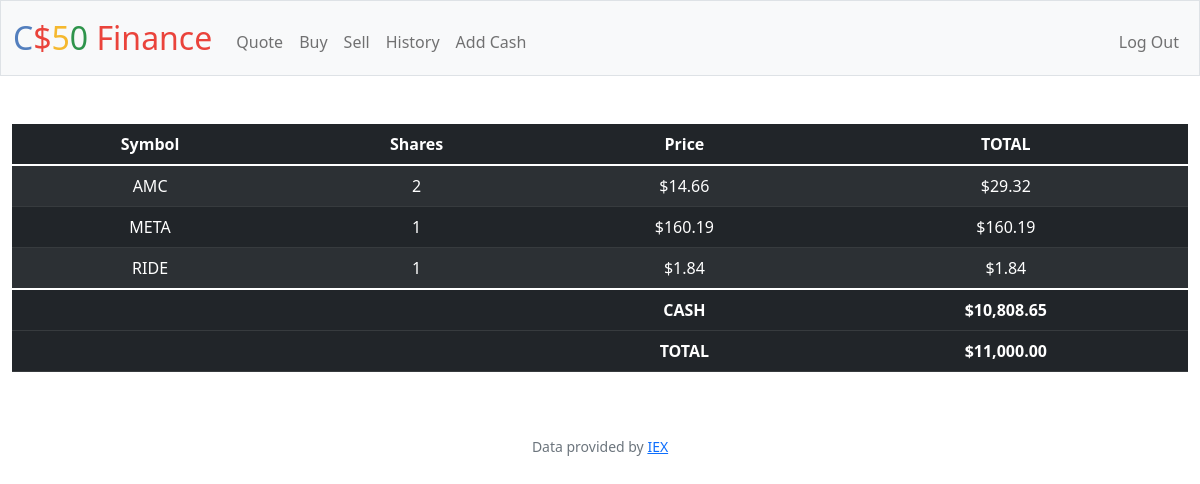
/ (signed in), run on the app's committed database.
### tables this page shows
CREATE TABLE 'transactions' ('id' INTEGER PRIMARY KEY AUTOINCREMENT NOT NULL, 'user_id' INTEGER, 'symbol' TEXT,'shares' INTEGER,'price' REAL, 'date' DATETIME);

CREATE TABLE users (id INTEGER PRIMARY KEY AUTOINCREMENT NOT NULL, username TEXT NOT NULL, hash TEXT NOT NULL, cash NUMERIC NOT NULL DEFAULT 10000.00);

### app.py (the view)
@app.route("/")
@login_required
def index():
    user_id = session["user_id"]
    transaction_db = db.execute("SELECT symbol,SUM(shares) AS shares,price,SUM(shares)*price AS total_price FROM transactions WHERE user_id = ? GROUP BY symbol", user_id)
    cash_db = db.execute("SELECT cash FROM users WHERE id = ?", user_id)
    cash = cash_db[0]["cash"]
    total = cash
    for stock in transaction_db:
        total += stock["total_price"]
    return render_template("index.html", database=transaction_db, cash=cash, total = total, usd = usd)

### app.py (called while the page is built)
@app.after_request
def after_request(response):
    response.headers["Cache-Control"] = "no-cache, no-store, must-revalidate"
    response.headers["Expires"] = 0
    response.headers["Pragma"] = "no-cache"
    return response

### helpers.py (called while the page is built)
def login_required(f):
    @wraps(f)
    def decorated_function(*args, **kwargs):
        if session.get("user_id") is None:
            return redirect("/login")
        return f(*args, **kwargs)
    return decorated_function

def usd(value):
    return f"${value:,.2f}"

### templates/index.html (shortened to what this page needs)
{% extends "layout.html" %}
{% block main %}
<table class="table table-dark table-striped">
    <thead>
        <tr>
            <th scope="col">Symbol</th>
            <th scope="col">Shares</th>
            <th scope="col">Price</th>
            <th scope="col">TOTAL</th>
        </tr>
    </thead>
    <tbody>
        {% for row in database %}
        <tr>
            <td>{{ row["symbol"] }}</td>
            <td>{{ row["shares"] }}</td>
            <td>{{ usd(row["price"]) }}</td>
            <td>{{ usd(row["total_price"]) }}</td>
        </tr>
        {% endfor %}
    </tbody>
    <tfoot>
        <tr>
            <td></td>
            <td></td>
            <th scope="1">CASH</th>
            <th scope="1">{{ cash|usd }}</th>
        </tr>
        <tr>
            <td></td>
            <td></td>
            <th scope="1">TOTAL</th>
            <th scope="1">{{ total|usd }}</th>
        </tr>
    </tfoot>
</table>
{% endblock %}

### data on the page
transactions: symbol "AMC", shares "2", price "$14.66", total_price "$29.32"
users: cash "$10,808.65"

### other printed values
{{ row["symbol"] }} "META" "RIDE"
{{ row["shares"] }} "1" "1"
{{ usd(row["price"]) }} "$160.19" "$1.84"
{{ usd(row["total_price"]) }} "$160.19" "$1.84"
{{ total|usd }} "$11,000.00"
